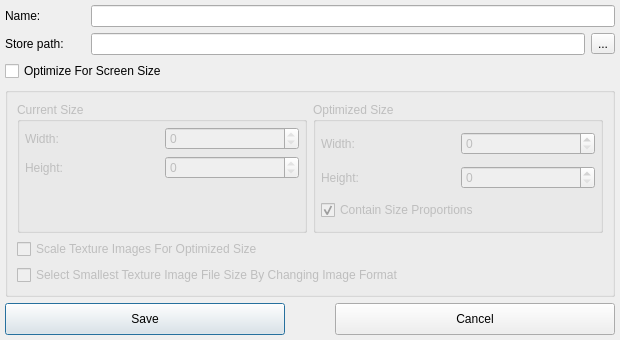
<?xml version="1.0" encoding="UTF-8"?>
<ui version="4.0">
 <class>SaveViewControllerDialog</class>
 <widget class="QDialog" name="SaveViewControllerDialog">
  <property name="windowModality">
   <enum>Qt::ApplicationModal</enum>
  </property>
  <property name="geometry">
   <rect>
    <x>0</x>
    <y>0</y>
    <width>620</width>
    <height>340</height>
   </rect>
  </property>
  <property name="minimumSize">
   <size>
    <width>620</width>
    <height>340</height>
   </size>
  </property>
  <property name="font">
   <font>
    <stylestrategy>PreferAntialias</stylestrategy>
   </font>
  </property>
  <property name="windowTitle">
   <string>Save View Controller</string>
  </property>
  <property name="modal">
   <bool>true</bool>
  </property>
  <layout class="QGridLayout" name="gridLayout">
   <property name="margin">
    <number>5</number>
   </property>
   <item row="0" column="0">
    <widget class="QLabel" name="nameLabel">
     <property name="minimumSize">
      <size>
       <width>80</width>
       <height>0</height>
      </size>
     </property>
     <property name="maximumSize">
      <size>
       <width>80</width>
       <height>16777215</height>
      </size>
     </property>
     <property name="text">
      <string>Name:</string>
     </property>
    </widget>
   </item>
   <item row="0" column="1" colspan="3">
    <widget class="QLineEdit" name="nameLineEdit"/>
   </item>
   <item row="1" column="0">
    <widget class="QLabel" name="storeLabel">
     <property name="minimumSize">
      <size>
       <width>80</width>
       <height>0</height>
      </size>
     </property>
     <property name="maximumSize">
      <size>
       <width>80</width>
       <height>16777215</height>
      </size>
     </property>
     <property name="text">
      <string>Store path:</string>
     </property>
    </widget>
   </item>
   <item row="1" column="1" colspan="2">
    <widget class="QLineEdit" name="storePathLineEdit">
     <property name="readOnly">
      <bool>true</bool>
     </property>
    </widget>
   </item>
   <item row="1" column="3">
    <widget class="QToolButton" name="openStorePathToolButton">
     <property name="text">
      <string>...</string>
     </property>
    </widget>
   </item>
   <item row="2" column="0" colspan="4">
    <widget class="QCheckBox" name="optForScrSizeCheckBox">
     <property name="text">
      <string>Optimize For Screen Size</string>
     </property>
     <property name="checked">
      <bool>false</bool>
     </property>
    </widget>
   </item>
   <item row="3" column="0" colspan="4">
    <widget class="QGroupBox" name="optimForScrSizeGroupBox">
     <property name="enabled">
      <bool>false</bool>
     </property>
     <property name="title">
      <string/>
     </property>
     <property name="flat">
      <bool>false</bool>
     </property>
     <property name="checkable">
      <bool>false</bool>
     </property>
     <layout class="QGridLayout" name="gridLayout_4">
      <item row="0" column="0">
       <widget class="QGroupBox" name="groupBox_2">
        <property name="title">
         <string>Current Size</string>
        </property>
        <layout class="QGridLayout" name="gridLayout_2">
         <property name="margin">
          <number>5</number>
         </property>
         <item row="0" column="0">
          <widget class="QLabel" name="label">
           <property name="text">
            <string>Width:</string>
           </property>
          </widget>
         </item>
         <item row="0" column="1">
          <widget class="QSpinBox" name="curWidthSpinBox">
           <property name="readOnly">
            <bool>true</bool>
           </property>
           <property name="maximum">
            <number>9999999</number>
           </property>
          </widget>
         </item>
         <item row="1" column="0">
          <widget class="QLabel" name="label_2">
           <property name="text">
            <string>Height:</string>
           </property>
          </widget>
         </item>
         <item row="1" column="1">
          <widget class="QSpinBox" name="curHeightSpinBox">
           <property name="readOnly">
            <bool>true</bool>
           </property>
           <property name="maximum">
            <number>9999999</number>
           </property>
          </widget>
         </item>
         <item row="2" column="0">
          <spacer name="verticalSpacer">
           <property name="orientation">
            <enum>Qt::Vertical</enum>
           </property>
           <property name="sizeHint" stdset="0">
            <size>
             <width>20</width>
             <height>20</height>
            </size>
           </property>
          </spacer>
         </item>
        </layout>
       </widget>
      </item>
      <item row="0" column="1">
       <widget class="QGroupBox" name="groupBox_3">
        <property name="title">
         <string>Optimized Size</string>
        </property>
        <layout class="QGridLayout" name="gridLayout_3">
         <property name="margin">
          <number>5</number>
         </property>
         <item row="0" column="0">
          <widget class="QLabel" name="label_6">
           <property name="text">
            <string>Width:</string>
           </property>
          </widget>
         </item>
         <item row="0" column="1">
          <widget class="QSpinBox" name="optWidthSpinBox">
           <property name="minimum">
            <number>0</number>
           </property>
           <property name="maximum">
            <number>9999999</number>
           </property>
           <property name="value">
            <number>0</number>
           </property>
          </widget>
         </item>
         <item row="1" column="0">
          <widget class="QLabel" name="label_5">
           <property name="text">
            <string>Height:</string>
           </property>
          </widget>
         </item>
         <item row="1" column="1">
          <widget class="QSpinBox" name="optHeightSpinBox">
           <property name="minimum">
            <number>0</number>
           </property>
           <property name="maximum">
            <number>9999999</number>
           </property>
           <property name="value">
            <number>0</number>
           </property>
          </widget>
         </item>
         <item row="2" column="0" colspan="2">
          <widget class="QCheckBox" name="contSizeProportCheckBox">
           <property name="minimumSize">
            <size>
             <width>0</width>
             <height>20</height>
            </size>
           </property>
           <property name="maximumSize">
            <size>
             <width>16777215</width>
             <height>20</height>
            </size>
           </property>
           <property name="text">
            <string>Contain Size Proportions</string>
           </property>
           <property name="checked">
            <bool>true</bool>
           </property>
          </widget>
         </item>
        </layout>
       </widget>
      </item>
      <item row="1" column="0" colspan="2">
       <widget class="QCheckBox" name="scaleTexturesCheckBox">
        <property name="text">
         <string>Scale Texture Images For Optimized Size</string>
        </property>
        <property name="checked">
         <bool>false</bool>
        </property>
       </widget>
      </item>
      <item row="2" column="0" colspan="2">
       <widget class="QCheckBox" name="changeTextureImgFormatCheckBox">
        <property name="text">
         <string>Select Smallest Texture Image File Size By Changing Image Format</string>
        </property>
        <property name="checked">
         <bool>false</bool>
        </property>
       </widget>
      </item>
     </layout>
    </widget>
   </item>
   <item row="4" column="0" colspan="2">
    <widget class="QPushButton" name="savePushButton">
     <property name="minimumSize">
      <size>
       <width>280</width>
       <height>32</height>
      </size>
     </property>
     <property name="maximumSize">
      <size>
       <width>280</width>
       <height>32</height>
      </size>
     </property>
     <property name="text">
      <string>Save</string>
     </property>
    </widget>
   </item>
   <item row="4" column="2" colspan="2">
    <widget class="QPushButton" name="cancelPushButton">
     <property name="minimumSize">
      <size>
       <width>280</width>
       <height>32</height>
      </size>
     </property>
     <property name="maximumSize">
      <size>
       <width>280</width>
       <height>32</height>
      </size>
     </property>
     <property name="text">
      <string>Cancel</string>
     </property>
    </widget>
   </item>
  </layout>
 </widget>
 <resources/>
 <connections/>
</ui>
